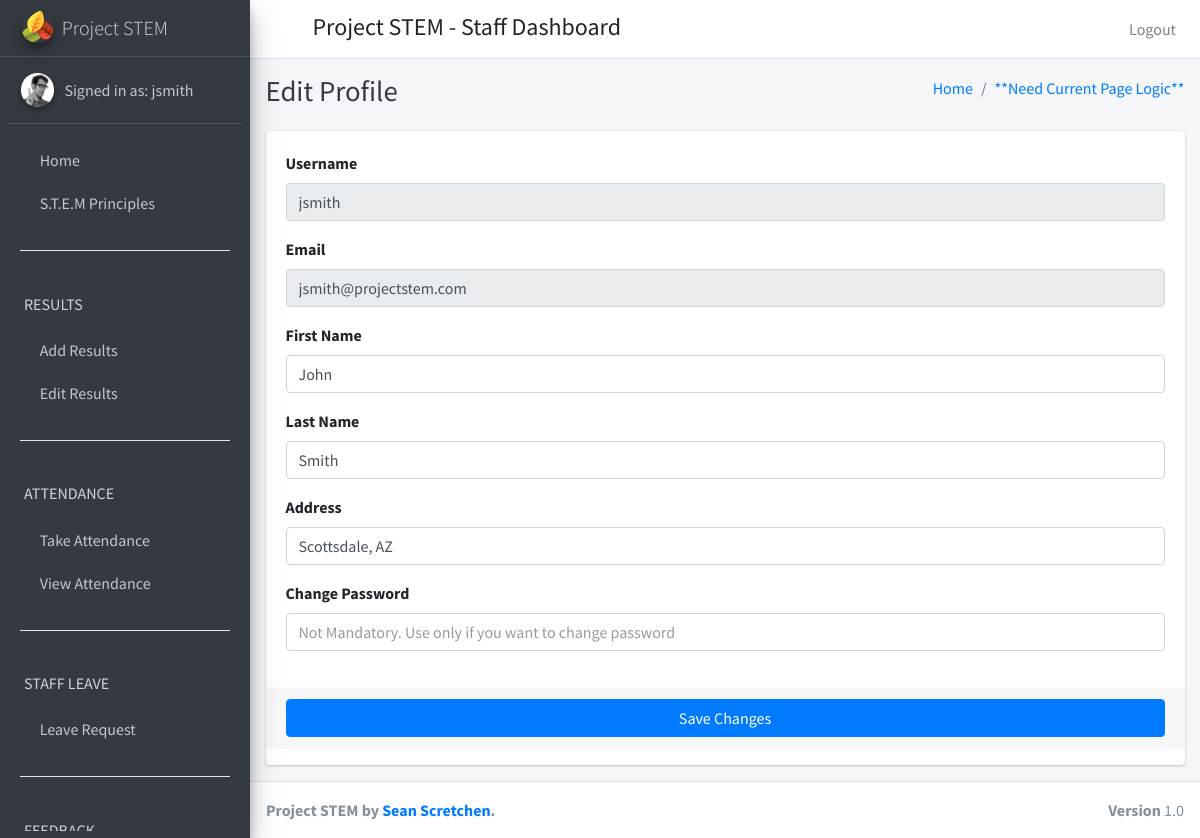
/staff_profile (signed in), run on the app's committed database.
### project_stem_app/models.py (models this page shows)
class CustomUser(AbstractUser):
    user_type_data = ((1, "HOD"), (2, "Staff"), (3, "Student"))
    user_type = models.CharField(default=1, choices=user_type_data, max_length=10)

class Staff(models.Model):
    id = models.AutoField(primary_key=True)
    admin = models.OneToOneField(CustomUser, on_delete=models.CASCADE)
    address = models.TextField()
    created_at = models.DateTimeField(auto_now_add=True)
    updated_at = models.DateTimeField(auto_now_add=True)
    objects = models.Manager()
    class Meta:
        verbose_name_plural = 'Staff'

### project_stem_app/staff_views.py (the view)
# urls.py: path('staff_profile', staff_views.staff_profile, name="staff_profile"),
def staff_profile(request):
    user = CustomUser.objects.get(id=request.user.id)
    staff = Staff.objects.get(admin=user)
    context = {
        'user': user,
        'staff': staff,
    }
    return render(request, "staff_template/staff_profile.html", context)

### project_stem_app/templates/staff_template/staff_profile.html (shortened to what this page needs)
{% extends 'staff_template/staff_base.html' %}
{% load static %}
{% block page_title %}Edit Profile{% endblock %}
{% block content %}
<section class="content">
  <div class="container-fluid">
    <div class="row">
      <div class="col-md-12">
        <div class="card card-primary">
          <form role="form" action="{% url 'save_staff_profile_edits' %}" method="post">
            <div class="card-body">
              <div class="form-group">
                <label>Username</label>
                <input type="text" class="form-control" name="username" value="{{ user.username }}" disabled="disabled">
              </div>
              <div class="form-group">
                <label>Email</label>
                <input type="email" class="form-control" name="email" value="{{ user.email }}" disabled="disabled">
              </div>
              <div class="form-group">
                <label>First Name</label>
                <input type="text" class="form-control" name="first_name" value="{{ user.first_name }}">
              </div>
              <div class="form-group">
                <label>Last Name</label>
                <input type="text" class="form-control" name="last_name" value="{{ user.last_name }}">
              </div>
              <div class="form-group">
                <label>Address</label>
                <input type="text" class="form-control" name="address" value="{{ staff.address }}">
              </div>
              <div class="form-group">
                <label>Change Password</label>
                <input type="text" class="form-control" name="password" placeholder="Not Mandatory. Use only if you want to change password">
              </div>
            </div>
            <div class="card-footer">
              <button type="submit" class="btn btn-primary btn-block">Save Changes</button>
            </div>
          </form>
        </div>
      </div>
    </div>
  </div>
  {% endblock %}

### project_stem_app/templates/staff_template/sidebar.html (shortened to what this page needs)
{% load static %}
<aside class="main-sidebar sidebar-dark-primary elevation-4">
  <a href="#" class="brand-link">
    <img src="{% static 'dist/img/leaves.svg' %}" alt="Logo" class="brand-image img-circle elevation-3">
    <span class="brand-text font-weight-light">Project STEM</span>
  </a>
  <div class="sidebar">
    <div class="user-panel mt-3 pb-3 mb-3 d-flex">
      <div class="image">
        <img src="{% static 'dist/img/user2-160x160.jpg' %}" class="img-circle elevation-2" alt="User Image">
      </div>
      <div class="info">
        <a href="{% url 'staff_profile' %}" class="d-block">Signed in as: {{ user.username }}</a>
      </div>
    </div>
    <nav class="mt-2">
      <ul class="nav nav-pills nav-sidebar flex-column" data-widget="treeview" role="menu" data-accordion="false">
        <li class="nav-item">
          {% url 'staff_home' as staff_home %}
          <a href="{% url 'staff_home' %}"
          class="nav-link {% if request.path == staff_home %} active {% endif  %}">
            <i class="fas fa-home"></i>
            <p>
              Home
            </p>
          </a>
        </li>
        <li class="nav-item">
          <a href="#" class="nav-link">
            <i class="fas fa-atom"></i>
            <p>
              S.T.E.M Principles
            </p>
          </a>
        </li>
        <br>
        <hr style="width:90%;text-align:left;margin-top:0" color="white">
        <li class="nav-header"><h6>RESULTS</h6></li>
        <li class="nav-item">
          {% url 'add_result' as add_result %}
          <a href="{% url 'add_result' %}"
          class="nav-link {% if request.path == add_result %} active {% endif  %}">
            <i class="fas fa-pencil-ruler"></i>
            <p>
              Add Results
            </p>
          </a>
        </li>
        <li class="nav-item">
          {% url 'edit_student_result' as edit_student_result %}
          <a href="{% url 'edit_student_result' %}"
          class="nav-link {% if request.path == edit_student_result %} active {% endif  %}">
            <i class="fas fa-edit"></i>
            <p>
              Edit Results
            </p>
          </a>
        </li>
        <br>
        <hr style="width:90%;text-align:left;margin-top:0" color="white">
        <li class="nav-header"><h6>ATTENDANCE</h6></li>
        <li class="nav-item">
          {% url 'take_attendance' as take_attendance %}
          <a href="{% url 'take_attendance' %}"
          class="nav-link {% if request.path == take_attendance %} active {% endif  %}">
            <i class="fas fa-clipboard"></i>
            <p>
              Take Attendance
            </p>
          </a>
        </li>
        <li class="nav-item">
          {% url 'update_attendance' as update_attendance %}
          <a href="{% url 'update_attendance' %}"
          class="nav-link {% if request.path == update_attendance %} active {% endif  %}">
            <i class="fas fa-clipboard"></i>
            <p>
              View Attendance
            </p>
          </a>
        </li>
        <br>
        <hr style="width:90%;text-align:left;margin-top:0" color="white">
        <li class="nav-header"><h6>STAFF LEAVE</h6></li>
        <li class="nav-item">
          {% url 'staff_leave_request' as staff_leave_request %}
          <a href="{% url 'staff_leave_request' %}"
          class="nav-link {% if request.path == staff_leave_request %} active {% endif  %}">
            <i class="fas fa-door-open"></i>
            <p>
              Leave Request
            </p>
          </a>
        </li>
        <br>
        <hr style="width:90%;text-align:left;margin-top:0" color="white">
        <li class="nav-header"><h6>FEEDBACK</h6></li>
      </ul>
    </nav>
  </div>
</aside>

### data on the page
CustomUser: username "jsmith", email "jsmith@projectstem.com", first_name "John", last_name "Smith"
Staff: address "Scottsdale, AZ"
